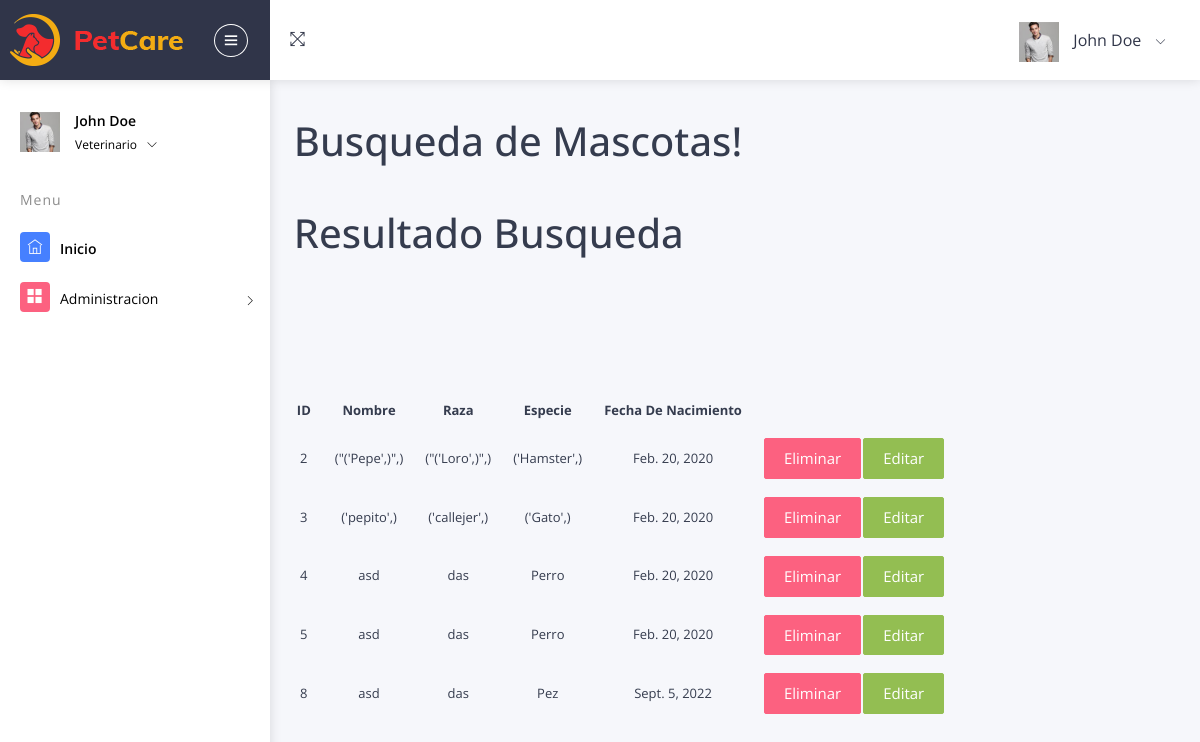
The page /AppVet/busquedaMascotaAll/ (signed in) on the database its author committed.
### AppVet/models.py (models this page shows)
class DatosMascota(models.Model):
    nombreMascota = models.CharField(max_length=30)
    razaMascota = models.CharField(max_length=50)
    especieMascota = models.CharField(max_length=30)
    fechaNacimientoMascota = models.DateField()

### AppVet/views.py (the view)
# urls.py: path('busquedaMascotaAll/', views.busquedaMascotaAll,
@login_required
def busquedaMascotaAll(request):
    mascotas = DatosMascota.objects.all()
    return render(request, "AppVet/App/Mascota/busqueda_mascota_all.html", {"mascotas": mascotas})

### AppVet/templates/AppVet/App/Mascota/busqueda_mascota_all.html (shortened to what this page needs)
{% extends "AppVet/App/app_admin.html" %} {% load static %} {% block titulo %}
<h1 class="mb-5">Busqueda de Mascotas!</h1>
{% endblock %} {% block contenido_que_cambia %}
<h1>Resultado Busqueda</h1>
{% if mascotas %}
<table>
  <tr>
    <h3>
      <th width="20px"><p align="center">ID</p></th>
      <th width="20px"><p align="center"></p></th>
      <th width="30"><p align="center">Nombre</p></th>
      <th width="20px"><p align="center"></p></th>
      <th width="30"><p align="center">Raza</p></th>
      <th width="10">
      <th width="30"><p align="center">Especie</p></th>
      <th width="10">
      <th width="30"><p align="center">Fecha De Nacimiento </p></th>
      <th width="10">
      </th>
      <th width="10">
      </th>
    </h3>
  </tr>
  {% for mascota in mascotas %}
  <tr>
  <h3>
    <td width="20"><p align="center">{{mascota.id}}</p></td>
    <th width="20px"><p align="center"></p></th>
    <td width="50">
      <p align="center">{{mascota.nombreMascota}}</p>
    </td>
    <th width="20px"><p align="center"></p></th>
    <td width="50">
      <p align="center">{{mascota.razaMascota}}</p>
    </td>
    <th width="20px"><p align="center"></p></th>
    <td width="50">
      <p align="center">{{mascota.especieMascota}}</p>
    </td>
    <th width="20px"><p align="center"></p></th>
    <td width="50"><p align="center">{{mascota.fechaNacimientoMascota}}</p></td>
    <th width="20px"><p align="center"></p></th>
    <td width="50">
      <p align="center">
        <a
          class="btn btn-danger"
          href="{% url 'eliminarMascota' mascota.id %}"
        >
          Eliminar
        </a>
      </p>
    </td>
    <td width="50">
      <p align="center">
        <a
          class="btn btn-success"
          href="{% url 'modificarMascota' mascota.id %}"
        >
          Editar
        </a>
      </p>
    </td>
  </tr>
  <br />
  {% endfor %} {% else %}
</table>
<p>No se encontraron Veterinarios</p>
{% endif %} {% endblock %}

### rows shown on the page
DatosMascota: id "2", nombreMascota "(\"('Pepe',)\",)", razaMascota "(\"('Loro',)\",)", especieMascota "('Hamster',)", fechaNacimientoMascota "Feb. 20, 2020"
DatosMascota: id "3", nombreMascota "('pepito',)", razaMascota "('callejer',)", especieMascota "('Gato',)", fechaNacimientoMascota "Feb. 20, 2020"
DatosMascota: id "4", nombreMascota "asd", razaMascota "das", especieMascota "Perro", fechaNacimientoMascota "Feb. 20, 2020"
DatosMascota: id "5", nombreMascota "asd", razaMascota "das", especieMascota "Perro", fechaNacimientoMascota "Feb. 20, 2020"
DatosMascota: id "8", nombreMascota "asd", razaMascota "das", especieMascota "Pez", fechaNacimientoMascota "Sept. 5, 2022"
